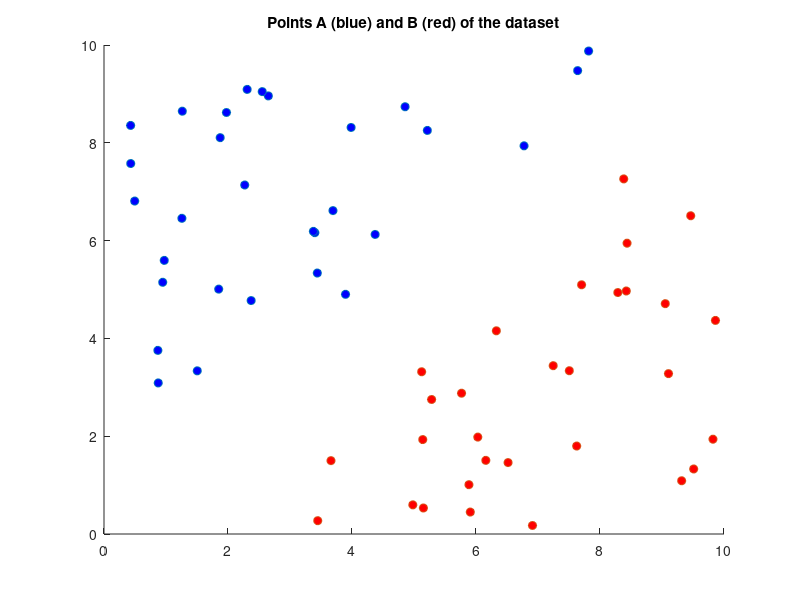

Here is the MATLAB script that generated this plot: (Note: this script raises an error after producing the figure.)

%{
    Questo algoritmo prevede lo stesso obiettivo fatto nell'omonimo,
    ma stavolta risolvendo il più semplice problema Lagrangiano duale.

    Immaginiamo ancora che i dati siano LINEARMENTE SEPARABILI
    , ergo che le convex hull dei due set A e B non abbiano
    alcuna intersezione tra loro.
%}




%{
    DATASET
%}

A = [0.4952    6.8088    
    2.6505    8.9590    
    3.4403    5.3366    
    3.4010    6.1624    
    5.2153    8.2529    
    7.6393    9.4764    
    1.5041    3.3370    
    3.9855    8.3138    
    1.8500    5.0079    
    1.2631    8.6463    
    3.8957    4.9014    
    1.9751    8.6199    
    1.2565    6.4558    
    4.3732    6.1261    
    0.4297    8.3551    
    3.6931    6.6134    
    7.8164    9.8767    
    4.8561    8.7376    
    6.7750    7.9386    
    2.3734    4.7740 
    0.8746    3.0892  
    2.3088    9.0919   
    2.5520    9.0469  
    3.3773    6.1886  
    0.8690    3.7550   
    1.8738    8.1053   
    0.9469    5.1476   
    0.9718    5.5951   
    0.4309    7.5763   
    2.2699    7.1371  ];

B = [7.2450    3.4422
   7.7030    5.0965 
   5.7670    2.8791 
   3.6610    1.5002  
   9.4633    6.5084
   9.8221    1.9383 
   8.2874    4.9380 
   5.9078    0.4489 
   4.9810    0.5962 
   5.1516    0.5319 
   8.4363    5.9467  
   8.4240    4.9696  
   7.6240    1.7988
   3.4473    0.2725 
   9.0528    4.7106  
   9.1046    3.2798   
   6.9110    0.1745  
   5.1235    3.3181  
   7.5051    3.3392  
   6.3283    4.1555   
   6.1585    1.5058
   8.3827    7.2617 
   5.2841    2.7510 
   5.1412    1.9314
   6.0290    1.9818  
   5.8863    1.0087  
   9.5110    1.3298 
   9.3170    1.0890  
   6.5170    1.4606   
   9.8621    4.3674  ];

%il training set è l'unione di A e B
T = [A;B];

%dimensione set A e B
nA = size(A,1);
nB = size(B,1);

%plotto i punti
figure(1), clf
scatter(A(:,1),A(:,2), 'MarkerFaceColor','b')
hold on
scatter(B(:,1),B(:,2), 'MarkerFaceColor','r')
title("Points A (blue) and B (red) of the dataset");

%Stavolta la funzione obiettivo è: f = -1/2 l^T X^T X l + e^T l

%{
    Matrice X. Questa è nxL dove n è la dimensione delle componenti di ogni
    punto (2 nel nostro caso), mentre L il numero di punti nel training
    set, ossia nA+nB. Ogni cella (i,j) di X è riempita cosi:
                            y^j * x_i^j
%}

%creo intanto le etichette, 1 per i punti in A, -1 per quelli in B
y = [ ones(nA,1); -ones(nB,1)];

X = zeros(2, nA+nB);

for row=1:size(X,1)
    for column=1:size(X,2)
        X(row,column) = y(column)*T(column,row); 
    end
end

%il vettore e è una serie di 1 
e = ones(1,nA+nB);


% Per utilizzare quadprog dobbiamo trasformarlo in x^T Q x + c^T x
Q = X'*X;

c = e;


%Dx=0, ma abbiamo solo che ly1 + ly2 +... = 0
D = y';

%ogni lambda l deve essere maggiore o uguale a zero
l = zeros(1,nA+nB);

%{
    risolvo il problema quadratico convesso che siccome era di massimo
    allora inserirò -f
    Nota che Q è stato calcolato non contando -1/2 a sinistra, quindi
    quella parte è come se già avesse contato il "-". Mentre c'è da
    cambiare la parte c^T x.
%}
solution = quadprog(Q,-c,[],[],D,0,l,[],[]);

%la soluzione contiene i vari lambda (pari al numero di punti nel dataset)

%calcolo w1 e w2
w1 = sum(solution.*y.*T(:,1));
w2 = sum(solution.*y.*T(:,2));

%calcolo b
%prendo il primo indice dove lambda è >0
index = find(solution > 0.001);
index = index(1);
%prendo il relativo label e punto
label_index = y(index);
x_index = T(index,:);
b = 1/label_index - [w1 w2]*x_index';

%disegno l'hyperplane w1*x + w2*y + b
max_x = max(T(:,1));

start_x = 0;
start_y = (-w1*start_x-b)/w2;

end_x = max_x;
end_y = (-w1*end_x-b)/w2;

hold on
plot([start_x end_x], [start_y  end_y],'k-')

%evidenzio i punti del dataset che sono vettori di supporto
index = find(solution > 0.001);
support_vectors = T(index,:);

hold on
scatter(support_vectors(:,1), support_vectors(:,2),100,'d');


